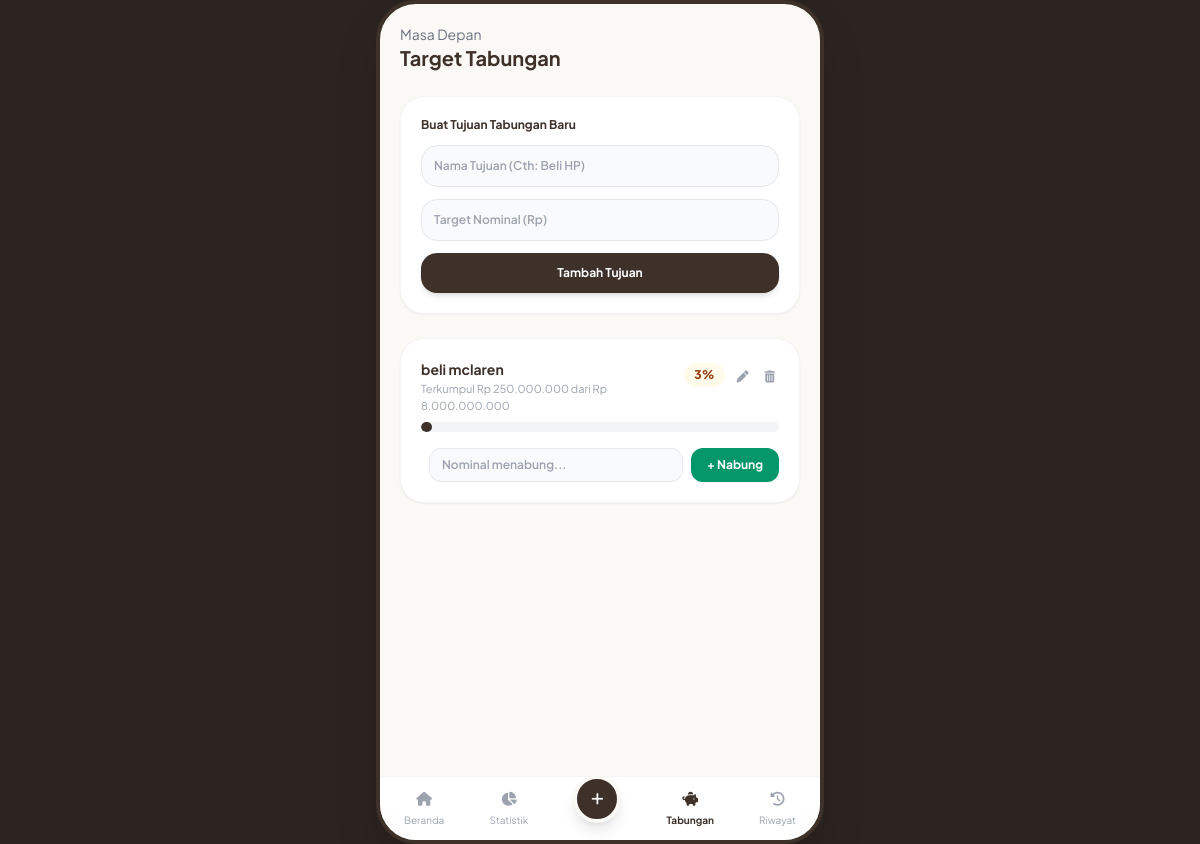
The page /tabungan (signed in) on the database its author committed.
### tables this page shows
CREATE TABLE tabungan (
            id INTEGER PRIMARY KEY AUTOINCREMENT,
            user_id INTEGER NOT NULL,
            nama_tujuan TEXT NOT NULL,
            target_nominal INTEGER NOT NULL,
            terkumpul INTEGER NOT NULL DEFAULT 0,
            FOREIGN KEY (user_id) REFERENCES users (id)
        );

### app.py (the view, shortened to what this page needs)
@app.route('/tabungan', methods=['GET', 'POST'])
@login_required
def tabungan():
    user_id = session['user_id']
    conn = get_db()
    daftar_tabungan = conn.execute('SELECT * FROM tabungan WHERE user_id = ?', (user_id,)).fetchall()
    conn.close()
    return render_template('tabungan.html', daftar_tabungan=daftar_tabungan, nama_user=session.get('nama_user', 'Pengguna'))

### app.py (called while the page is built)
def get_db():
    conn = sqlite3.connect(DB_NAME)
    conn.row_factory = sqlite3.Row
    return conn

def login_required(f):
    @wraps(f)
    def decorated_function(*args, **kwargs):
        if 'user_id' not in session:
            return redirect(url_for('login'))
        return f(*args, **kwargs)
    return decorated_function

@app.template_filter('rupiah')
def format_rupiah(angka):
    if angka is None:
        return "0"
    return f"{int(angka):,}".replace(",", ".")

### templates/tabungan.html (shortened to what this page needs)
{% extends "base.html" %}
{% block content %}
<div class="p-5">
    <div class="flex justify-between items-center mb-6">
        <div>
            <p class="text-sm text-gray-500">Masa Depan</p>
            <h1 class="text-xl font-bold text-[#3d312a]">Target Tabungan </h1>
        </div>
    </div>
    <div class="bg-white p-5 rounded-3xl border border-gray-100 shadow-sm mb-6">
        <h3 class="font-bold text-xs text-[#3d312a] mb-3">Buat Tujuan Tabungan Baru</h3>
        <form action="{{ url_for('tabungan') }}" method="POST" class="space-y-3">
            <div>
                <input type="text" name="nama_tujuan" required placeholder="Nama Tujuan (Cth: Beli HP)" class="w-full bg-gray-50 border border-gray-200 p-3 rounded-2xl text-xs font-semibold text-[#3d312a] focus:outline-none">
            </div>
            <div>
                <input type="number" name="target_nominal" required placeholder="Target Nominal (Rp)" class="w-full bg-gray-50 border border-gray-200 p-3 rounded-2xl text-xs font-semibold text-[#3d312a] focus:outline-none">
            </div>
            <button type="submit" class="w-full bg-[#3d312a] text-white py-3 rounded-2xl font-bold text-xs shadow-md">
                Tambah Tujuan
            </button>
        </form>
    </div>
    <div class="space-y-4">
        {% if daftar_tabungan %}
            {% for t in daftar_tabungan %}
            {% set raw_persen = (t.terkumpul / t.target_nominal * 100) if t.target_nominal > 0 else 0 %}
            {% set persen = [raw_persen | int, 100] | min %}
            <div class="bg-white p-5 rounded-3xl border border-gray-100 shadow-sm relative">
                <div class="flex justify-between items-start mb-2">
                    <div>
                        <h4 class="font-bold text-sm text-[#3d312a]">{{ t.nama_tujuan }}</h4>
                        <p class="text-[11px] text-gray-400 mt-0.5">Terkumpul Rp {{ t.terkumpul | rupiah }} dari Rp {{ t.target_nominal | rupiah }}</p>
                    </div>
                    <div class="flex items-center space-x-2">
                        <span class="bg-amber-50 text-amber-800 font-extrabold text-xs px-2.5 py-1 rounded-xl">
                            {{ persen }}%
                        </span>
                        <button onclick="toggleEdit({{ t.id }})" class="text-gray-400 hover:text-amber-700 p-1">
                            <i class="fa-solid fa-pen text-xs"></i>
                        </button>
                        <form action="{{ url_for('hapus_tabungan', id=t.id) }}" method="POST" onsubmit="return confirm('Hapus tujuan tabungan ini?');" class="inline">
                            <button type="submit" class="text-gray-400 hover:text-rose-600 p-1">
                                <i class="fa-solid fa-trash-can text-xs"></i>
                            </button>
                        </form>
                    </div>
                </div>
                <div class="w-full bg-gray-100 h-2.5 rounded-full overflow-hidden mb-4">
                    <div class="h-full bg-[#3d312a] rounded-full" style="width: {{ persen }}%;"></div>
                </div>
                <form action="{{ url_for('tabungan') }}" method="POST" class="flex space-x-2">
                    <input type="number" name="nominal_tambah" required placeholder="Nominal menabung..." class="flex-1 bg-gray-50 border border-gray-200 px-3 py-2 rounded-xl text-xs font-semibold text-[#3d312a] focus:outline-none">
                    <button type="submit" class="bg-emerald-600 text-white px-4 py-2 rounded-xl text-xs font-bold shadow-sm">
                        + Nabung
                    </button>
                </form>
            </div>
            {% endfor %}
        {% else %}
            <div class="text-center py-8 bg-white rounded-2xl border border-gray-100">
                <p class="text-xs text-gray-400">Belum ada tujuan tabungan.</p>
            </div>
        {% endif %}
    </div>
</div>
{% endblock %}

### templates/base.html (style rules this page uses)
body { font-family: 'Plus Jakarta Sans', sans-serif; }

### rows shown on the page
tabungan: nama_tujuan "beli mclaren", terkumpul|rupiah "250.000.000", target_nominal|rupiah "8.000.000.000", persen "3"
